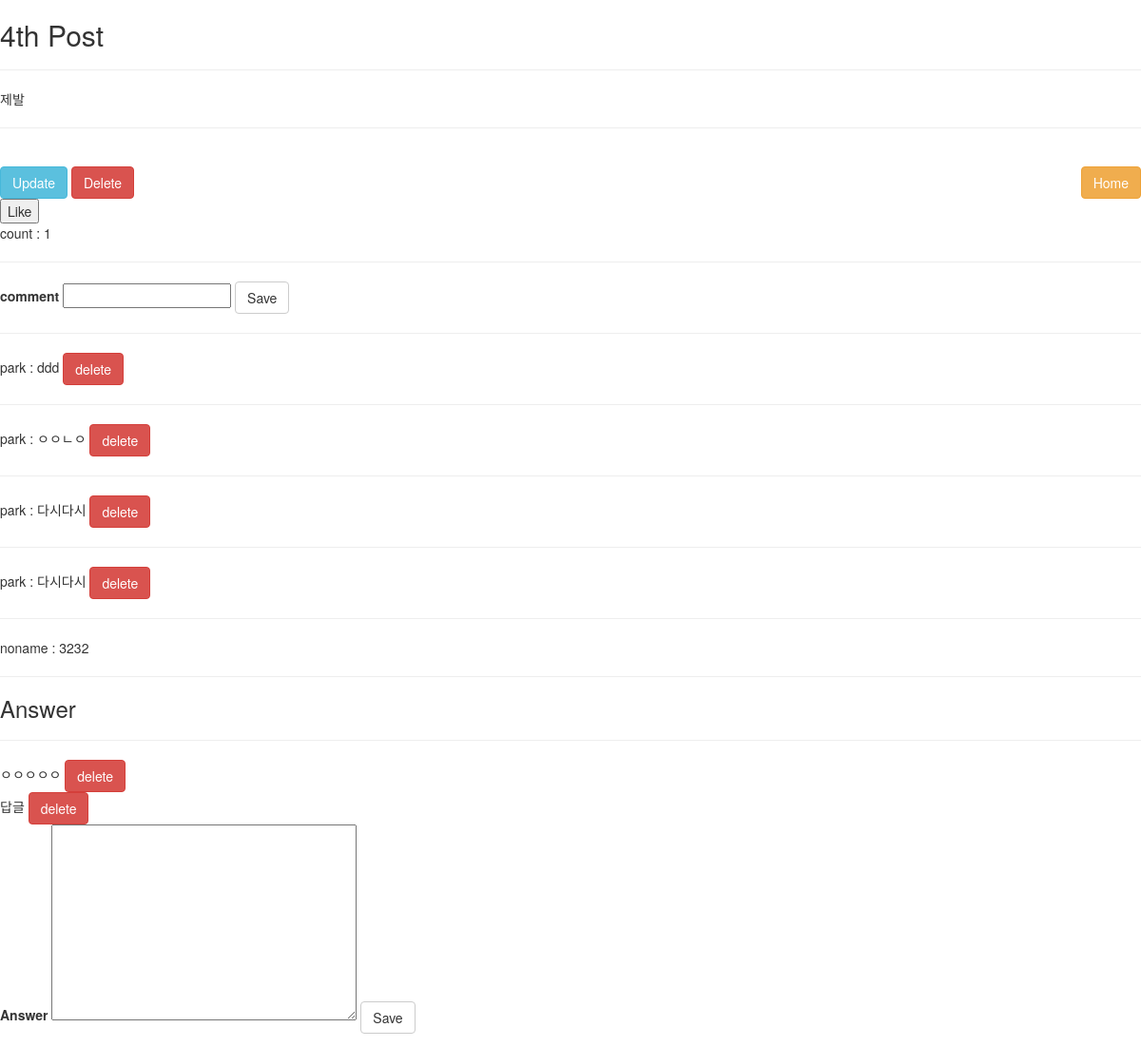
Page /show/2/ (signed in) on the committed database.
### users/models.py (models this page shows, shortened)
class Article(models.Model):
    title = models.CharField(max_length = 100)
    content = models.TextField()
    user = models.ForeignKey(CustomUser, on_delete=models.CASCADE,)
    hits = models.IntegerField(default = 0)
    anonymity = models.BooleanField(default=True)
    @property #get 역할을 한다고 봐도 무방하다.
    def like_count(self):
      return self.like_user_set.count()
    like_user_set = models.ManyToManyField(
        CustomUser,
        null=True,
        blank=True,
        related_name='like_user_set',
        through='Like',
    )
    tags = TaggableManager(
        verbose_name= 'tags',
        help_text= 'A comma-separated list of tags.',
        blank=True,
        through=TaggedPost,
    )
    class Meta:
        ordering = ['-id']

class Comment(models.Model):
    article = models.ForeignKey(Article, on_delete=models.CASCADE,)
    user = models.ForeignKey(CustomUser, on_delete=models.CASCADE,)
    comment_text=models.CharField(max_length = 300)
    created_at = models.DateTimeField(auto_now_add=True,)
    updated_at = models.DateTimeField(auto_now=True,)
    class Meta:
        ordering = ['-id']

class CustomUser(AbstractUser):
    objects = CustomUserManager()

class Answer(models.Model):
    article = models.ForeignKey(Article, on_delete=models.CASCADE,)
    user = models.ForeignKey(CustomUser,on_delete=models.CASCADE,)
    answer_text = models.TextField()
    created_at = models.DateTimeField(auto_now_add=True,)
    updated_at = models.DateTimeField(auto_now=True,)

### users/views.py (the view)
# urls.py: path('show/<int:id>/', views.show, name = 'show_article'),
def show(request, id):
    the_article = Article.objects.get(id = id)
    comments = Comment.objects.filter(article__id = id)
    answers = Answer.objects.filter(article__id = id)
    commentform = CommentForm(request.POST or None)
    answerform = AnswerForm(request.POST or None)
    try:
        hits = Hit.objects.get(ip=get_client_ip(request), article=the_article)
    except Exception as e:
        print(e)
        hits = Hit(ip=get_client_ip(request), article=the_article, date=str(datetime.now().date()))
        Article.objects.filter(id=id).update(hits=the_article.hits + 1)
        hits.save()
    else:
        if not hits.date == str(datetime.now().date()):
            Article.objects.filter(id=id).update(hits=the_article.hits + 1)
            hits.date = str(datetime.now().date())
            hits.save()
        else:
            print(str(get_client_ip(request)) + ' has already hit this post.\n\n')
    if commentform.is_valid():
        commentform.save()
        return redirect('/users/show/%d'%(id))
    if answerform.is_valid():
        answerform.save()
        return redirect('/users/show/%d'%(id))
    return render(request, 'single_article.html', {'article' : the_article, 'comments' : comments,
                                                     'commentform' : commentform, 'answers' : answers,
                                                     'answerform' : answerform,})

### users/forms.py
class CommentForm(forms.ModelForm):
    class Meta:
        model = Comment
        fields = '__all__'

class AnswerForm(forms.ModelForm):
    class Meta:
        model = Answer
        fields = '__all__'

### users/views.py (called while the page is built)
def get_client_ip(request):
    x_forwarded_for = request.META.get('HTTP_X_FORWARDED_FOR')
    if x_forwarded_for:
        ip = x_forwarded_for.split(',')[0]
    else:
        ip = request.META.get('REMOTE_ADDR')
    return ip

### users/templates/single_article.html (shortened to what this page needs)
<html>
<head>
{% load static %}
    <link rel="stylesheet" href="https://maxcdn.bootstrapcdn.com/bootstrap/3.4.0/css/bootstrap.min.css">
</head>
<h2>{{article.title}}</h2>
<hr>
<p>{{article.content}}</p>
<hr>
<br>
{% if article.user.id == user.id %}
    <a class="btn btn-info" href ="{%url 'update_article' article.id %}" >Update  </a>
    <a class="btn btn-danger" href="{%url 'delete_article' article.id %}">Delete</a>
{% endif %}
<a class="btn btn-warning pull-right" href = {% url 'home' %}>Home</a> <br/>
<input type="button" class="like" name="{{ article.id }}" value="Like">
      <p id="count{{ article.id }}">count : {{ article.like_count}}</p>
<hr/>
<form method="POST">
        <label>comment</label>  {{ commentform.comment_text}}
    <button class="btn btn-default" type="submit">Save</button>
</form>
<hr/>
{% for comment in comments %}
    {{comment.user}} : {{comment.comment_text}}
    {% if comment.user.id == user.id %}
        <a class="btn btn-danger" href="{%url 'delete_comment' comment.id %}">delete</a>
    {% endif%}
    <br/>
    <hr/>
{% endfor %}
<h3>Answer</h3><hr>
{% for answer in answers %}
    {{answer.answer_text}}
    <a class="btn btn-danger" href="{%url 'delete_answer' answer.id %}">delete</a><br/>
{% endfor %}
<form method="POST">
        <label>Answer</label>  {{ answerform.answer_text}}
    <button class="btn btn-default" type="submit">Save</button>
</form>
</html>

### rows in the picture
Article: title "4th Post", content "제발", like_count "1"
Comment: user "park", comment_text "ddd", shows "delete"
Comment: user "park", comment_text "ㅇㅇㄴㅇ", shows "delete"
Comment: user "park", comment_text "다시다시", shows "delete"
Comment: user "park", comment_text "다시다시", shows "delete"
Comment: user "noname", comment_text "3232"
Answer: answer_text "ㅇㅇㅇㅇㅇ"
Answer: answer_text "답글"
